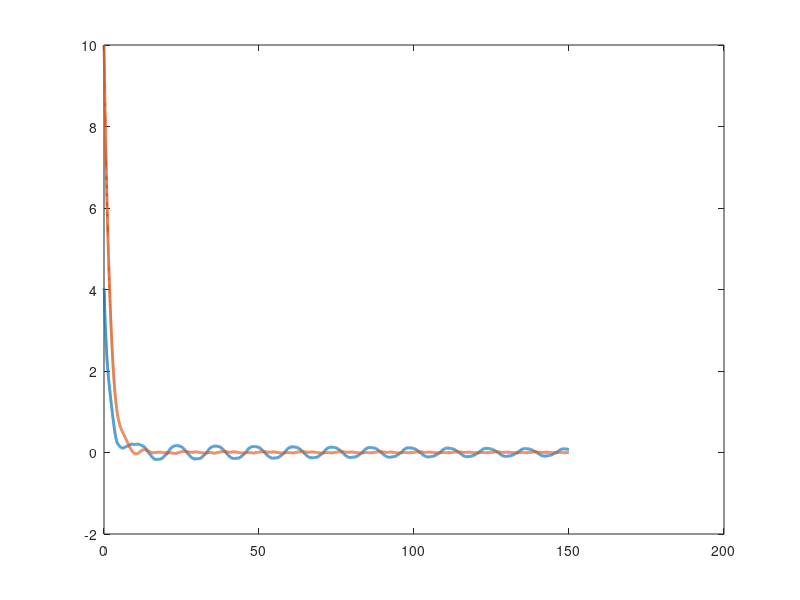
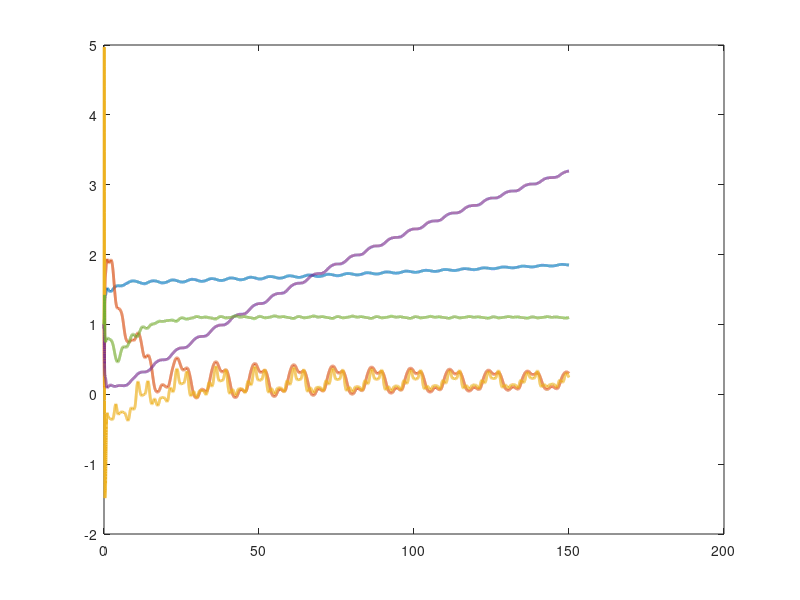
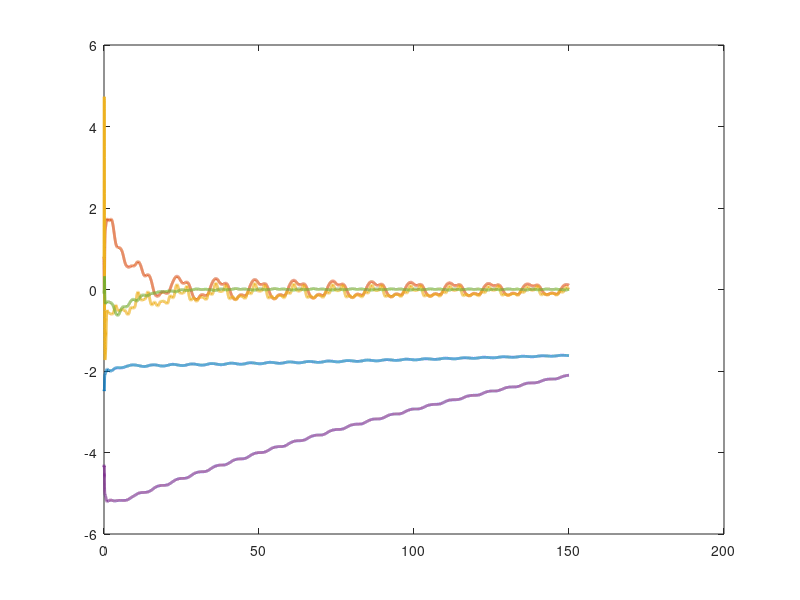
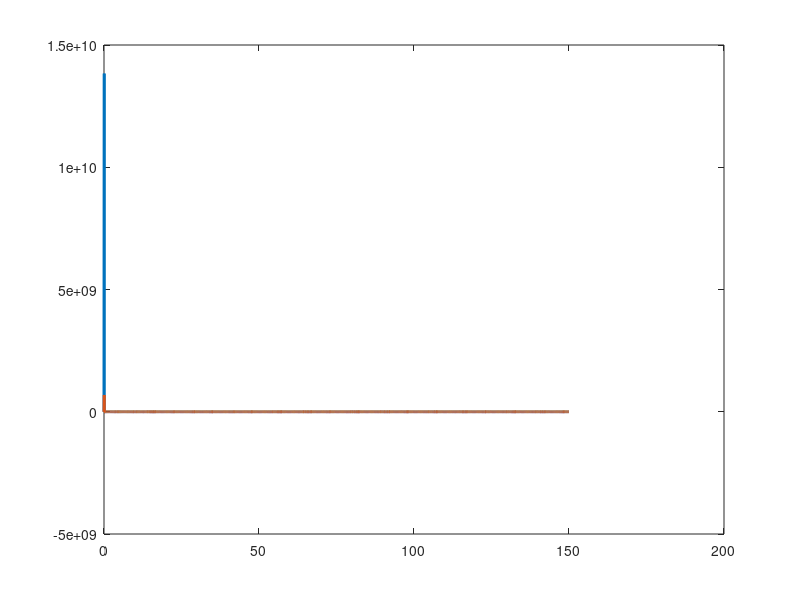

Recreate these plots in MATLAB, in order.
function ICLmethod2

% setup and initialization
close all
p1       = 3.473;
p2       = 0.196;
p3       = 0.242;
f1       = 5.3;
f2       = 1.1;

theta    = [p1;p2;p3;f1;f2];

tf   = 150;

% Initial condition vector (X0 must be same size and "form" as X and XDot below)
% (i.e., in this sim, X0 = [e0;r0;thetahat0])
X0   = [4;10;3;2;1;1;1;1;1];

global his;
keyset  = {'time','script_ui','script_Yi','u'};
keyvalue = {[],[],[],[]}; % Initializtion, will be replaced in
                                   % ODE iterations.
his = containers.Map(keyset,keyvalue);

% options for integration function
opts = odeset('RelTol',1e-3,'AbsTol',1e-3);

% integrate (you can send the paramters theta to the dynamics as seen below)
[t,STATES] = ode45(@(t,X) CLdynamics2(t,X,theta),[0 tf],X0,opts);

e  = STATES(:,1:2)';
thetaHat = STATES(:,5:9)';

figure(1)
plot(t,e,'-','LineWidth',2)

figure(2)
plot(t,thetaHat,'-','LineWidth',2)

figure(3)
plot(t,thetaHat-repmat(theta,1,length(t)),'-','LineWidth',2)

figure(4)
plot(his('time'),his('u'),'-','LineWidth',2)

end

function [XDot] = CLdynamics2(t,X,theta)

% initialize global variables

global his;

persistent flag;
if isempty(flag)
    flag = 0;
end

persistent Y1hist;
if isempty(Y1hist)
    Y1hist = 0;
end

persistent qDotprev;
if isempty(qDotprev)
    qDotprev = [0;0];
end

persistent qprev;
if isempty(qprev)
    qprev = [0;0];
end

persistent timeprev;
if isempty(timeprev)
    timeprev = 0;
end


% Parse parameter vector
p1 = theta(1);
p2 = theta(2);
p3 = theta(3);
f1 = theta(4);
f2 = theta(5);

% compute desired trajectory and needed derivatives (i.e., qd, qdDot, qdDotDot)
qd       = [cos(0.5*t);2*cos(t)];
qdDot    = [-0.5*sin(0.5*t); -2*sin(t)];
qdDotDot = [-0.25*cos(0.5*t); -2*cos(t)];

% select gains (i.e., K, Kcl/Kicl, alpha, Gamma)
a = 0.5;
gamma = [1 0 0 0 0; ...
         0 1 0 0 0; ...
         0 0 1 0 0; ...
         0 0 0 1 0; ...
         0 0 0 0 1];
K = 15;
Kcl = 10e-8;

% parse current states (X is the same size and "form" as X0)
e        = [X(1);X(2)];
r        = [X(3);X(4)];
thetaHat = [X(5);X(6);X(7);X(8);X(9)];

% compute current q and qDot for convenience
q        = qd - e;
qDot     = a*e -r + qdDot;

% compute cos(x2) and sin(x2) for convenience
c2       = cos(q(2));
s2       = sin(q(2));

% compute current matrices for the dynamics (i.e., M, Vm, ff)
M        = [p1 + 2*p3*c2 p2 + p3*c2;p2 + p3*c2 p2];
Vm       = [-p3*s2*qDot(2) -p3*s2*(qDot(1) + qDot(2));p3*s2*qDot(1) 0];
fd       = [f1 0;0 f2];


eDot        = r - a*e;

% compute current regression matrix (Y2 for gradient term/ non cl/icl)
Y2 = [qdDotDot(1)+a*eDot(1),qdDotDot(2)+a*eDot(2), ...
    2*c2*qdDotDot(1)+c2*qdDotDot(2)-s2*qDot(2)*(qdDot(1)+a*e(1))-s2*(qDot(1)+qDot(2))*(qdDot(2)+a*e(2))+2*c2*a*eDot(1)+c2*a*eDot(2), ...
    qDot(1),0; ...
    0, qdDotDot(1)+qdDotDot(2)+a*eDot(1)+a*eDot(2), ...
    c2*qdDotDot(1)+s2*qDot(1)*(qdDot(1)+a*e(1))+c2*a*eDot(1), ...
    0, qDot(2)];

Y3 = [qDot(1)-qDotprev(1), qDot(2)-qDotprev(2), ...
      2*qDot(1)*c2 + qDot(2)*c2-2*qDotprev(1)*cos(qprev(2))-qDotprev(2)*cos(qprev(2)), ...
      0, 0; ...
      0, qDot(1)+qDot(2)-qDotprev(1)-qDotprev(2), ...
      c2*qDot(1)-cos(qprev(2))*qDotprev(1), 0, 0];

Y4 = [0 0 0 qDot(1) 0; ...
      0 0 s2*qDot(1)*qDot(2)+s2*qDot(2)*qDot(2) 0 qDot(2)];
  
  
  
% set lambda for history stack min eigenvalue condition
lambda  = 0;

dt = 0;
% determine if the history stack meets the min eigenvalue condition
if flag == 0 %if min eigenvalue of history stack less than lambda
    
    % if first loop (cannot determine dq or dt), initiallize qDotDot.
    if t > 0
        dt = t - timeprev; % determine delta time.
    end
    
    script_Yi = Y3 + dt*Y4;
    his('script_Yi') = cat(3,his('script_Yi'), script_Yi);

    % determine new history stack (summation)
    
    Y1hist    = Y1hist + script_Yi'*script_Yi;
    % optional: save the Y1i data in an array instead, then add/remove data
    % from history stack to maximize min eigenvalue of Y1hist.

    % determine min eigenvalue of history stack
    Y1eigenVal = eig(Y1hist);

    % check min eigenvalue condition
    Y1eigenValMin = min(Y1eigenVal);
    if (Y1eigenValMin > lambda)
       flag = 1;
    else
       flag = 0;
    end
end

% design controller (i.e., u)
u = Y2*thetaHat + e + K*r;
his('time') = cat(1,his('time'),t);
his('u') = cat(2,his('u'), u);

script_ui = u * dt;
his('script_ui') = cat(2,his('script_ui'), script_ui);


% determine which update law to use (i.e., thetaHatDot)
if flag == 1
    %(after eigenvalues condition met for Y1hist)
    
    % for CL:
    % compute new cl_sumY (function of: Yi,ui,thetaHati), 
    % assuming new data in history stack
    
    % for ICL:
    % compute new icl_sumY(script) (function of: Yi(script),ui,x(ti),x(ti-dt),thetaHati),
    % assuming new data in history stack

    % compute thetaHatDot
    iter = size(his('script_Yi'));
    iter = iter(3);
    
    script_ui = his('script_ui');
    script_Yi = his('script_Yi');
    cl_sumY = 0;
    for i = 1:iter
        cl_sumY = script_Yi(:,:,i)'*(script_ui(:,i)-script_Yi(:,:,i)*thetaHat);
    end
    thetaHatDot = gamma*Y2'*r + Kcl*gamma*cl_sumY;
else

    % compute thetaHatDot (no cl/icl term)
    
    % for CL:
    % compute cl_sumY (function of: Yi,ui, thetaHat) for use later

    % for ICL:
    % compute icl_sumY(script) (function of: Yi(script),ui,x(ti),x(ti-deltat),thetaHati) for use later
    thetaHatDot = gamma*Y2'*r;
end 

% compute current closed-loop errors for integration(i.e., eDot, rDot)
rDot        = a*eDot - M\(-Vm*qDot-fd*qDot+u) + qdDotDot;

% update "previous" variables for next loop
%(i.e., qDotprev, timeprev, Y1iprev, Uiprev)
qDotprev = qDot;
timeprev = t;
qprev = q;

t

% Stacked dynamics vector (XDot is the same size and "form" as X)
XDot        = [eDot;rDot;thetaHatDot];
end
